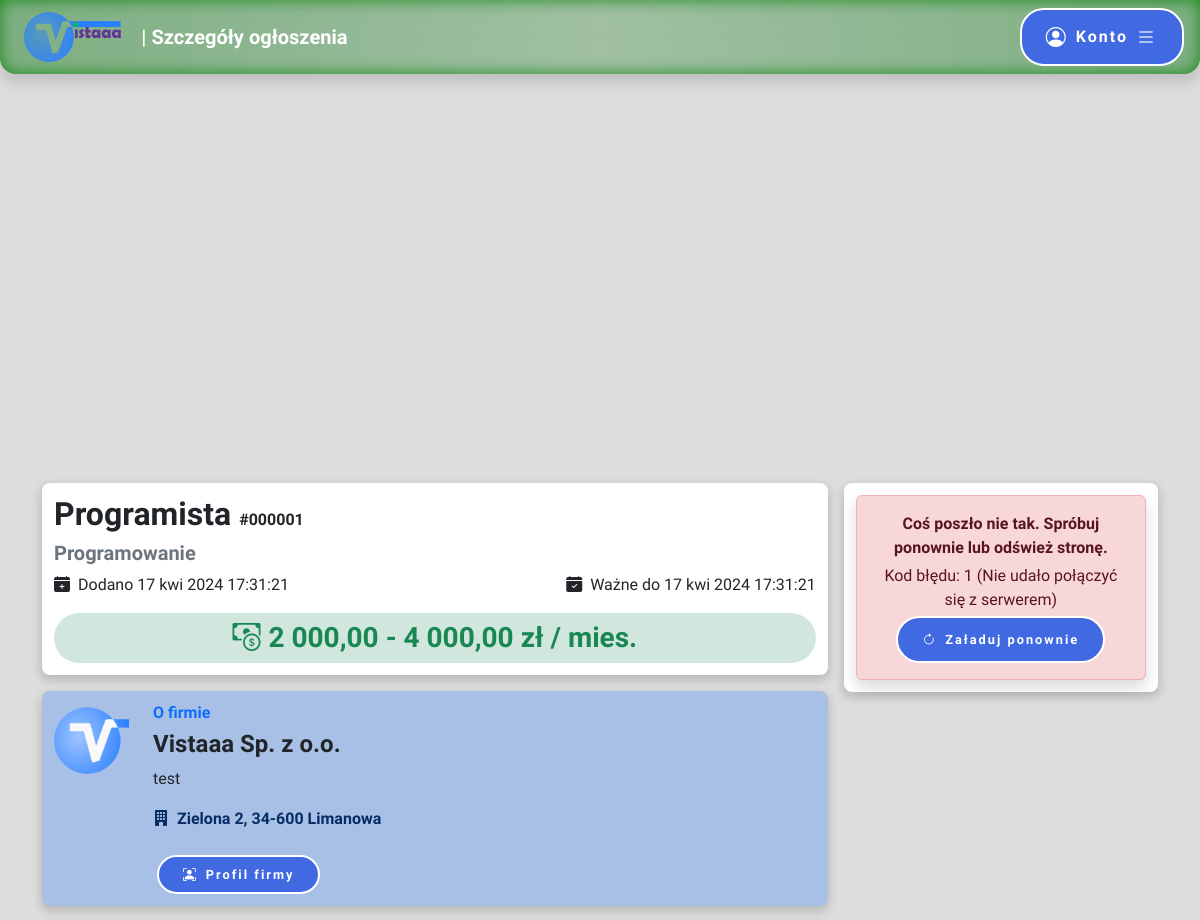
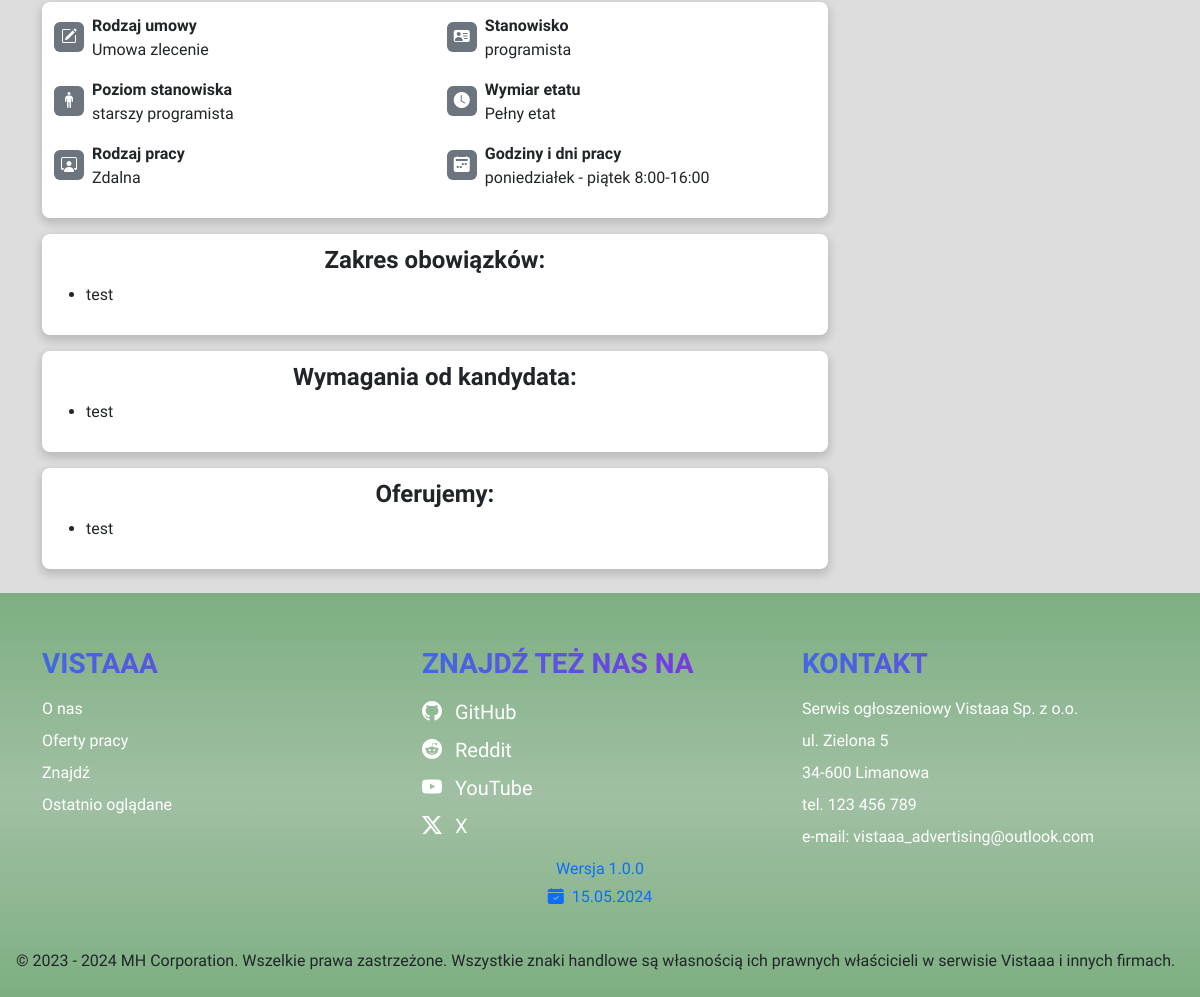
Page /offerdetails.php?id=1 on the committed database (2 pictures, top to bottom).
### tables this page shows
CREATE TABLE `advertisement` (
  `advertisement_id` int(10) UNSIGNED NOT NULL,
  `title` varchar(100) NOT NULL,
  `company_id` int(10) UNSIGNED NOT NULL,
  `position_name` varchar(50) NOT NULL,
  `position_level` varchar(50) NOT NULL,
  `contract_type` enum('Umowa o pracę','Umowa zlecenie','Umowa o dzieło') NOT NULL,
  `employment_type` enum('Pełny etat','Pół etatu','1/4 etatu','3/4 etatu','Staż','Praktyki','Wolontariat') NOT NULL,
  `work_type` enum('Zdalna','Stacjonarna','Hybrydowa') NOT NULL,
  `salary_lowest` decimal(8,2) DEFAULT NULL,
  `salary_highest` decimal(8,2) NOT NULL,
  `work_days` varchar(50) NOT NULL,
  `date_added` datetime NOT NULL,
  `date_expiration` datetime NOT NULL,
  `responsibilities` text NOT NULL,
  `requirements` text NOT NULL,
  `offer` text NOT NULL
);

CREATE TABLE `company` (
  `company_id` int(10) UNSIGNED NOT NULL,
  `email` varchar(254) NOT NULL,
  `password` varchar(244) NOT NULL,
  `name` varchar(100) NOT NULL,
  `description` text DEFAULT NULL,
  `street` varchar(100) DEFAULT NULL,
  `number` varchar(10) DEFAULT NULL,
  `city` varchar(50) DEFAULT NULL,
  `postcode` varchar(10) DEFAULT NULL
);

### offerdetails.php (the view, shortened to what this page needs)
<!DOCTYPE html>
<html lang="pl">
<head>
    <link href="https://cdn.jsdelivr.net/npm/bootstrap@5.3.3/dist/css/bootstrap.min.css" rel="stylesheet">
    <link rel="stylesheet" href="https://cdn.jsdelivr.net/npm/bootstrap-icons@1.11.3/font/bootstrap-icons.min.css">
    <link rel="stylesheet" href="style.css">
</head>
<body id="offerBody">
	<?php
		include "header.php";
	?>
	<main>
		<?php
			require "connect.php";
            $connect = new mysqli($host, $db_user, $db_password, $db_name);
            $connect->set_charset('utf8mb4');
            $result = $connect->execute_query('SELECT * FROM advertisement WHERE advertisement_id = ?', [$_GET["id"]]);
            if($result->num_rows > 0)
            {
				$row = $result->fetch_assoc();
				echo "<iframe class='w-100' src='https://www.google.com/maps/embed?pb=!1m18!1m12!1m3!1d2580.6341520898554!2d20.41741487692789!3d49.69886194119375!2m3!1f0!2f0!3f0!3m2!1i1024!2i768!4f13.1!3m3!1m2!1s0x47161cd0d7dfe0e5%3A0x8b8e90f28d06c112!2zWmVzcMOzxYIgU3prw7PFgiBUZWNobmljem55Y2ggaSBPZ8OzbG5va3N6dGHFgmNhY3ljaCBpbS4gSmFuYSBQYXfFgmEgSUk!5e0!3m2!1spl!2spl!4v1704599107714!5m2!1spl!2spl' height='450' style='border: 0;' allowfullscreen='' loading='lazy'></iframe>";
				echo "<article class='container-lg' id='advertisementInfo'>";
				echo "<section class='d-grid'>";
				echo "<section class='align-items-center justify-content-center d-flex flex-column' id='saveApplySection'>";
				echo "</section><section>";
				echo "<h1 class='fs-2'>".$row["title"]." <span class='fs-6'>#".str_pad($row["advertisement_id"], 6, "0", STR_PAD_LEFT)."</span></h1>";
				$categoryResult = $connect->execute_query('SELECT name FROM advertisement_category INNER JOIN category USING(category_id) WHERE advertisement_id = ?', [$row["advertisement_id"]]);
				$categoryArray = array();
				while($categoryRow = $categoryResult->fetch_assoc())
					array_push($categoryArray, $categoryRow["name"]);
				echo "<h2 class='fs-5 text-secondary fw-bold'>".implode(", ", $categoryArray)."</h2>";
				echo "<div class='d-flex justify-content-between flex-wrap'>";
				$months = array("stycznia", "lutego", "marca", "kwietnia", "maja", "czerwca", "lipca", "sierpnia", "września", "października", "listopada", "grudnia");
				$date_added = new DateTime($row["date_added"]);
				echo "<p class='me-3'><i class='bi bi-calendar-plus-fill me-2'></i>Dodano ".$date_added->format("j")." ".mb_substr($months[(int)($date_added->format("n")) - 1], 0, 3)." ".$date_added->format("Y G:i:s")."</p>";
				$date_expiration = new DateTime($row["date_expiration"]);
				echo "<p><i class='bi bi-calendar-check-fill me-2'></i>Ważne do ".$date_expiration->format("j")." ".mb_substr($months[(int)($date_expiration->format("n")) - 1], 0, 3)." ".$date_expiration->format("Y G:i:s")."</p>";
				echo "</div>";
				echo "<div class='mx-auto bg-success-subtle p-4 p-sm-2 rounded-pill'>";
				echo "<h3 class='text-center text-success fw-bold mb-0'><i class='bi bi-cash-coin me-2'></i>".(is_null($row["salary_lowest"]) ? number_format($row["salary_highest"], 2, ",", " ") : number_format($row["salary_lowest"], 2, ",", " ")." - ".number_format($row["salary_highest"], 2, ",", " "))." zł / mies.</h3>";
				echo "</div></section>";
				echo "<section class='d-flex bg-primary bg-opacity-25'>";
				$path = "./img/company/".$row["company_id"]."/";
				$companyResult = $connect->execute_query('SELECT * FROM company WHERE company_id = ?', [$row["company_id"]]);
				$companyRow = $companyResult->fetch_assoc();
				echo "<img class='align-self-start me-4 rounded-3' src='".$path.scandir($path)[2]."' width='75' alt='Logo firmy ".$companyRow["name"]."'>";
				echo "<div>";
				echo "<h5 class='fs-6 text-primary'>O firmie</h5>";
				echo "<h6 class='fs-4'>".$companyRow["name"]."</h6>";
				echo "<p>".$companyRow["description"]."</p>";
				echo "<p class='fw-bold text-primary-emphasis'><i class='bi bi-building-fill me-2'></i>".$companyRow["street"]." ".$companyRow["number"].", ".$companyRow["postcode"]." ".$companyRow["city"]."</p>";
				echo "<a href='./profile.php?id=".$row["company_id"]."&type=company' target='_blank' class='commonButton companyProfileButton py-2 mt-2 d-inline-block text-decoration-none'><i class='bi bi-person-bounding-box me-2'></i>Profil firmy</a>";
				echo "</div>";
				echo "</section>";
				echo<<<info
				<section>
					<div class="row">
						<div class="d-flex col-md-6 jobInfo">
							<div class="bg-secondary mt-2 rounded d-flex align-items-center justify-content-center jobInfoIcon text-white">
								<i class="bi bi-pencil-square"></i>
							</div>
							<div>
								<strong>Rodzaj umowy</strong>
								<p>{$row["contract_type"]}</p>
							</div>
						</div>
						<div class="d-flex col-md-6 jobInfo">
							<div class="bg-secondary mt-2 rounded d-flex align-items-center justify-content-center jobInfoIcon text-white">
								<i class="bi bi-person-vcard-fill"></i>
							</div>
							<div>
								<strong>Stanowisko</strong>
								<p>{$row["position_name"]}</p>
							</div>
						</div>
						<div class="d-flex col-md-6 jobInfo">
							<div class="bg-secondary mt-2 rounded d-flex align-items-center justify-content-center jobInfoIcon text-white">
								<i class="bi bi-person-standing"></i>
							</div>
							<div>
								<strong>Poziom stanowiska</strong>
								<p>{$row["position_level"]}</p>
							</div>
						</div>
						<div class="d-flex col-md-6 jobInfo">
							<div class="bg-secondary mt-2 rounded d-flex align-items-center justify-content-center jobInfoIcon text-white">
								<i class="bi bi-clock-fill"></i>
							</div>
							<div>
								<strong>Wymiar etatu</strong>
								<p>{$row["employment_type"]}</p>
							</div>
						</div>
						<div class="d-flex col-md-6 jobInfo">
							<div class="bg-secondary mt-2 rounded d-flex align-items-center justify-content-center jobInfoIcon text-white">
								<i class="bi bi-person-workspace"></i>
							</div>
							<div>
								<strong>Rodzaj pracy</strong>
								<p>{$row["work_type"]}</p>
							</div>
						</div>
						<div class="d-flex col-md-6 jobInfo">
							<div class="bg-secondary mt-2 rounded d-flex align-items-center justify-content-center jobInfoIcon text-white">
								<i class="bi bi-calendar2-week-fill"></i>
							</div>
							<div>
								<strong>Godziny i dni pracy</strong>
				info;
				echo "<p>".str_replace(["\r\n", "\r", "\n"], "<br>", $row["work_days"])."</p>";
				echo "</div></div></div></section>";
				echo "<section>";
				echo "<h4 class='text-center'>Zakres obowiązków:</h4>";
				echo "<ul>";
				$responsibilities = preg_split('/\r\n|\r|\n/', $row["responsibilities"]);
				foreach($responsibilities as $responsibility)
					echo "<li>{$responsibility}</li>";
				echo "</ul></section>";
				echo "<section>";
				echo "<h4 class='text-center'>Wymagania od kandydata:</h4>";
				echo "<ul>";
				$requirements = preg_split('/\r\n|\r|\n/', $row["requirements"]);
				foreach($requirements as $requirement)
					echo "<li>{$requirement}</li>";
				echo "</ul></section>";
				echo "<section>";
				echo "<h4 class='text-center'>Oferujemy:</h4>";
				echo "<ul>";
				$offer = preg_split('/\r\n|\r|\n/', $row["offer"]);
				foreach($offer as $off)
					echo "<li>{$off}</li>";
				echo "</ul></section>";
			}
			else
				echo "<article class='container-md'><div class='alert alert-danger information'><strong>Błąd 404: Nieprawidłowy identyfikator produktu.</strong> <a href='index.php'>Wróć na stronę główną</a></div></article>";
		?>
			</section>
		</article>
	</main>
	<?php
		include "footer.php";
	?>
</body>
</html>

### style.css (style rules this page uses)
html, body { scrollbar-width: thin; scrollbar-color: var(--bs-primary) lightgray; font-family: Itim, cursive; }
.jobInfo { gap: .5rem; }
.jobInfoIcon { width: 30px; height: 30px; }
body { padding-right: 0 !important; }
:is(h1, h2, h3, h4, h5, h6) { font-family: 'Signika Negative', sans-serif; font-weight: bold; }
body { min-height: 100vh; background-color: #DDD; display: flex; flex-direction: column; }
main { flex: 1; margin-top: 1rem; }
.commonButton, .successButton, .dangerButton { border: 2px solid; font-weight: bold; border-radius: 1.5rem; letter-spacing: 2px; margin: 0 .25rem; padding: .75rem 1.5rem; font-family: 'Signika Negative', sans-serif; transition: .3s ease-in-out; color: white; }
.commonButton { background-color: #4169E1; }
.companyProfileButton, #reload, #applyingProfileButton, .addToProfileButton { font-size: .8rem; }
#advertisementInfo > section { grid-template-columns: minmax(0, 2.5fr) minmax(250px, 1fr); grid-auto-flow: dense; gap: 1rem; margin-top: -4rem; }
#advertisementInfo > section > section { border-radius: .5rem; background-color: white; box-shadow: 0 .25rem .5rem .125rem rgb(0 0 0 / .15); word-break: break-all; padding: .75rem; }
#advertisementInfo > section > section:first-child { grid-column: 2; grid-row: 1 / 6; height: fit-content; min-height: 8rem; gap: .5rem; position: sticky; word-break: initial; top: 6rem; }

### rows in the picture
advertisement: title "Programista", advertisement_id "000001", date_added "17", date_added "kwi", date_added "2024 17:31:21", date_expiration "17", date_expiration "kwi", date_expiration "2024 17:31:21", salary_lowest "2 000,00", salary_highest "4 000,00", contract_type "Umowa zlecenie", position_name "programista", position_level "starszy programista", employment_type "Pełny etat", work_type "Zdalna", work_days "poniedziałek - piątek 8:00-16:00", responsibilities "test", requirements "test", offer "test"
company: name "Vistaaa Sp. z o.o.", description "test", street "Zielona", number "2", postcode "34-600", city "Limanowa"

### other values in the picture
$pageName "Szczegóły ogłoszenia"
implode(", ", $categoryArray) "Programowanie"
$version['major'] "1"
$version['minor'] "0"
$version['patch'] "0"
$version["releaseDate"]->format("d.m.Y") "15.05.2024"
$version["releaseDate"]->format("Y") "2024"
